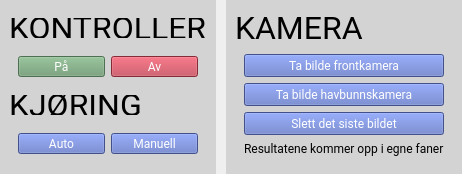
              <widget class="QFrame" name="frame_7">
               <property name="maximumSize">
                <size>
                 <width>16777215</width>
                 <height>200</height>
                </size>
               </property>
               <property name="font">
                <font>
                 <family>Roboto</family>
                 <pointsize>18</pointsize>
                </font>
               </property>
               <property name="autoFillBackground">
                <bool>false</bool>
               </property>
               <property name="styleSheet">
                <string notr="true">QPushButton{background-color: grey; color: white;} #container1 {background-color:  rgba(0, 0, 0, 30);} #container2 {background-color:  rgba(0, 0, 0, 30);}</string>
               </property>
               <property name="frameShape">
                <enum>QFrame::NoFrame</enum>
               </property>
               <layout class="QGridLayout" name="gridLayout_4" rowstretch="0" columnstretch="0,0">
                <property name="leftMargin">
                 <number>0</number>
                </property>
                <property name="topMargin">
                 <number>0</number>
                </property>
                <property name="rightMargin">
                 <number>0</number>
                </property>
                <property name="bottomMargin">
                 <number>0</number>
                </property>
                <property name="spacing">
                 <number>10</number>
                </property>
                <item row="0" column="1">
                 <widget class="QFrame" name="container2">
                  <property name="maximumSize">
                   <size>
                    <width>16777215</width>
                    <height>500</height>
                   </size>
                  </property>
                  <property name="font">
                   <font>
                    <family>Roboto</family>
                    <pointsize>18</pointsize>
                   </font>
                  </property>
                  <property name="autoFillBackground">
                   <bool>false</bool>
                  </property>
                  <property name="styleSheet">
                   <string notr="true">QPushButton{background-color: grey; color: white;}</string>
                  </property>
                  <property name="frameShape">
                   <enum>QFrame::NoFrame</enum>
                  </property>
                  <property name="frameShadow">
                   <enum>QFrame::Raised</enum>
                  </property>
                  <layout class="QVBoxLayout" name="verticalLayout_4">
                   <item>
                    <widget class="QLabel" name="kamera_6">
                     <property name="minimumSize">
                      <size>
                       <width>200</width>
                       <height>0</height>
                      </size>
                     </property>
                     <property name="maximumSize">
                      <size>
                       <width>200</width>
                       <height>30</height>
                      </size>
                     </property>
                     <property name="baseSize">
                      <size>
                       <width>200</width>
                       <height>0</height>
                      </size>
                     </property>
                     <property name="font">
                      <font>
                       <family>Roboto</family>
                       <pointsize>24</pointsize>
                      </font>
                     </property>
                     <property name="styleSheet">
                      <string notr="true">background-color: none;</string>
                     </property>
                     <property name="text">
                      <string>KAMERA</string>
                     </property>
                     <property name="textFormat">
                      <enum>Qt::RichText</enum>
                     </property>
                    </widget>
                   </item>
                   <item>
                    <widget class="QFrame" name="frame_13">
                     <property name="maximumSize">
                      <size>
                       <width>16777215</width>
                       <height>160</height>
                      </size>
                     </property>
                     <property name="styleSheet">
                      <string notr="true">QFrame{ background-color: none;}</string>
                     </property>
                     <property name="frameShape">
                      <enum>QFrame::NoFrame</enum>
                     </property>
                     <property name="frameShadow">
                      <enum>QFrame::Plain</enum>
                     </property>
                     <property name="lineWidth">
                      <number>0</number>
                     </property>
                     <layout class="QVBoxLayout" name="verticalLayout_6">
                      <item>
                       <widget class="QPushButton" name="btn_frontkamera_6">
                        <property name="font">
                         <font>
                          <family>Roboto</family>
                         </font>
                        </property>
                        <property name="styleSheet">
                         <string notr="true">background-color: rgb(92, 114, 194);</string>
                        </property>
                        <property name="text">
                         <string>Ta bilde frontkamera</string>
                        </property>
                       </widget>
                      </item>
                      <item>
                       <widget class="QPushButton" name="btn_havbunnskamera_6">
                        <property name="font">
                         <font>
                          <family>Roboto</family>
                         </font>
                        </property>
                        <property name="styleSheet">
                         <string notr="true">background-color: rgb(92, 114, 194);</string>
                        </property>
                        <property name="text">
                         <string>Ta bilde havbunnskamera</string>
                        </property>
                       </widget>
                      </item>
                      <item>
                       <widget class="QPushButton" name="btn_slettsistebilde_6">
                        <property name="font">
                         <font>
                          <family>Roboto</family>
                         </font>
                        </property>
                        <property name="styleSheet">
                         <string notr="true">background-color: rgb(92, 114, 194);</string>
                        </property>
                        <property name="text">
                         <string>Slett det siste bildet</string>
                        </property>
                       </widget>
                      </item>
                      <item>
                       <widget class="QLabel" name="label_22">
                        <property name="minimumSize">
                         <size>
                          <width>0</width>
                          <height>0</height>
                         </size>
                        </property>
                        <property name="maximumSize">
                         <size>
                          <width>16777215</width>
                          <height>20</height>
                         </size>
                        </property>
                        <property name="font">
                         <font>
                          <family>Roboto</family>
                         </font>
                        </property>
                        <property name="styleSheet">
                         <string notr="true">background-color: none;</string>
                        </property>
                        <property name="text">
                         <string>Resultatene kommer opp i egne faner</string>
                        </property>
                        <property name="textFormat">
                         <enum>Qt::PlainText</enum>
                        </property>
                       </widget>
                      </item>
                     </layout>
                    </widget>
                   </item>
                  </layout>
                 </widget>
                </item>
                <item row="0" column="0">
                 <widget class="QFrame" name="container1">
                  <property name="maximumSize">
                   <size>
                    <width>16777215</width>
                    <height>500</height>
                   </size>
                  </property>
                  <property name="font">
                   <font>
                    <family>Roboto</family>
                    <pointsize>18</pointsize>
                   </font>
                  </property>
                  <property name="styleSheet">
                   <string notr="true">QPushButton{background-color: grey; color: white;}</string>
                  </property>
                  <property name="frameShape">
                   <enum>QFrame::NoFrame</enum>
                  </property>
                  <property name="frameShadow">
                   <enum>QFrame::Raised</enum>
                  </property>
                  <property name="lineWidth">
                   <number>0</number>
                  </property>
                  <layout class="QGridLayout" name="_2">
                   <property name="bottomMargin">
                    <number>2</number>
                   </property>
                   <property name="spacing">
                    <number>0</number>
                   </property>
                   <item row="3" column="0">
                    <widget class="QLabel" name="kontroller_7">
                     <property name="maximumSize">
                      <size>
                       <width>1000</width>
                       <height>20</height>
                      </size>
                     </property>
                     <property name="font">
                      <font>
                       <family>Roboto</family>
                       <pointsize>24</pointsize>
                      </font>
                     </property>
                     <property name="styleSheet">
                      <string notr="true">background-color: none;</string>
                     </property>
                     <property name="text">
                      <string>KJØRING</string>
                     </property>
                     <property name="textFormat">
                      <enum>Qt::PlainText</enum>
                     </property>
                    </widget>
                   </item>
                   <item row="0" column="0">
                    <widget class="QLabel" name="kontroller_5">
                     <property name="maximumSize">
                      <size>
                       <width>1000</width>
                       <height>20</height>
                      </size>
                     </property>
                     <property name="font">
                      <font>
                       <family>Roboto</family>
                       <pointsize>24</pointsize>
                      </font>
                     </property>
                     <property name="autoFillBackground">
                      <bool>false</bool>
                     </property>
                     <property name="styleSheet">
                      <string notr="true">background-color: none;</string>
                     </property>
                     <property name="text">
                      <string>KONTROLLER</string>
                     </property>
                     <property name="textFormat">
                      <enum>Qt::PlainText</enum>
                     </property>
                    </widget>
                   </item>
                   <item row="1" column="0">
                    <widget class="QFrame" name="frame_14">
                     <property name="maximumSize">
                      <size>
                       <width>200</width>
                       <height>39</height>
                      </size>
                     </property>
                     <property name="frameShape">
                      <enum>QFrame::NoFrame</enum>
                     </property>
                     <property name="frameShadow">
                      <enum>QFrame::Raised</enum>
                     </property>
                     <layout class="QHBoxLayout" name="horizontalLayout_11">
                      <item>
                       <widget class="QPushButton" name="btn_paa_5">
                        <property name="maximumSize">
                         <size>
                          <width>16777215</width>
                          <height>16777215</height>
                         </size>
                        </property>
                        <property name="palette">
                         <palette>
                          <active>
                           <colorrole role="WindowText">
                            <brush brushstyle="SolidPattern">
                             <color alpha="255">
                              <red>255</red>
                              <green>255</green>
                              <blue>255</blue>
                             </color>
                            </brush>
                           </colorrole>
                           <colorrole role="Button">
                            <brush brushstyle="SolidPattern">
                             <color alpha="255">
                              <red>109</red>
                              <green>156</green>
                              <blue>113</blue>
                             </color>
                            </brush>
                           </colorrole>
                           <colorrole role="Text">
                            <brush brushstyle="SolidPattern">
                             <color alpha="255">
                              <red>255</red>
                              <green>255</green>
                              <blue>255</blue>
                             </color>
                            </brush>
                           </colorrole>
                           <colorrole role="ButtonText">
                            <brush brushstyle="SolidPattern">
                             <color alpha="255">
                              <red>255</red>
                              <green>255</green>
                              <blue>255</blue>
                             </color>
                            </brush>
                           </colorrole>
                           <colorrole role="Base">
                            <brush brushstyle="SolidPattern">
                             <color alpha="255">
                              <red>109</red>
                              <green>156</green>
                              <blue>113</blue>
                             </color>
                            </brush>
                           </colorrole>
                           <colorrole role="Window">
                            <brush brushstyle="SolidPattern">
                             <color alpha="255">
                              <red>109</red>
                              <green>156</green>
                              <blue>113</blue>
                             </color>
                            </brush>
                           </colorrole>
                          </active>
                          <inactive>
                           <colorrole role="WindowText">
                            <brush brushstyle="SolidPattern">
                             <color alpha="255">
                              <red>255</red>
                              <green>255</green>
                              <blue>255</blue>
                             </color>
                            </brush>
                           </colorrole>
                           <colorrole role="Button">
                            <brush brushstyle="SolidPattern">
                             <color alpha="255">
                              <red>109</red>
                              <green>156</green>
                              <blue>113</blue>
                             </color>
                            </brush>
                           </colorrole>
                           <colorrole role="Text">
                            <brush brushstyle="SolidPattern">
                             <color alpha="255">
                              <red>255</red>
                              <green>255</green>
                              <blue>255</blue>
                             </color>
                            </brush>
                           </colorrole>
                           <colorrole role="ButtonText">
                            <brush brushstyle="SolidPattern">
                             <color alpha="255">
                              <red>255</red>
                              <green>255</green>
                              <blue>255</blue>
                             </color>
                            </brush>
                           </colorrole>
                           <colorrole role="Base">
                            <brush brushstyle="SolidPattern">
                             <color alpha="255">
                              <red>109</red>
                              <green>156</green>
                              <blue>113</blue>
                             </color>
                            </brush>
                           </colorrole>
                           <colorrole role="Window">
                            <brush brushstyle="SolidPattern">
                             <color alpha="255">
                              <red>109</red>
                              <green>156</green>
                              <blue>113</blue>
                             </color>
                            </brush>
                           </colorrole>
                          </inactive>
                          <disabled>
                           <colorrole role="WindowText">
                            <brush brushstyle="SolidPattern">
                             <color alpha="255">
                              <red>255</red>
                              <green>255</green>
                              <blue>255</blue>
                             </color>
                            </brush>
                           </colorrole>
                           <colorrole role="Button">
                            <brush brushstyle="SolidPattern">
                             <color alpha="255">
                              <red>109</red>
                              <green>156</green>
                              <blue>113</blue>
                             </color>
                            </brush>
                           </colorrole>
                           <colorrole role="Text">
                            <brush brushstyle="SolidPattern">
                             <color alpha="255">
                              <red>255</red>
                              <green>255</green>
                              <blue>255</blue>
                             </color>
                            </brush>
                           </colorrole>
                           <colorrole role="ButtonText">
                            <brush brushstyle="SolidPattern">
                             <color alpha="255">
                              <red>255</red>
                              <green>255</green>
                              <blue>255</blue>
                             </color>
                            </brush>
                           </colorrole>
                           <colorrole role="Base">
                            <brush brushstyle="SolidPattern">
                             <color alpha="255">
                              <red>109</red>
                              <green>156</green>
                              <blue>113</blue>
                             </color>
                            </brush>
                           </colorrole>
                           <colorrole role="Window">
                            <brush brushstyle="SolidPattern">
                             <color alpha="255">
                              <red>109</red>
                              <green>156</green>
                              <blue>113</blue>
                             </color>
                            </brush>
                           </colorrole>
                          </disabled>
                         </palette>
                        </property>
                        <property name="font">
                         <font>
                          <family>Roboto</family>
                         </font>
                        </property>
                        <property name="autoFillBackground">
                         <bool>false</bool>
                        </property>
                        <property name="styleSheet">
                         <string notr="true">background-color: rgb(109, 156, 113)</string>
                        </property>
                        <property name="text">
                         <string>På</string>
                        </property>
                       </widget>
                      </item>
                      <item>
                       <widget class="QPushButton" name="btn_av_5">
                        <property name="maximumSize">
                         <size>
                          <width>16777215</width>
                          <height>16777215</height>
                         </size>
                        </property>
                        <property name="font">
                         <font>
                          <family>Roboto</family>
                         </font>
                        </property>
                        <property name="styleSheet">
                         <string notr="true">background-color:rgb(188, 60, 75)</string>
                        </property>
                        <property name="text">
                         <string>Av</string>
                        </property>
                       </widget>
                      </item>
                     </layout>
                    </widget>
                   </item>
                   <item row="4" column="0">
                    <widget class="QFrame" name="frame_15">
                     <property name="maximumSize">
                      <size>
                       <width>200</width>
                       <height>39</height>
                      </size>
                     </property>
                     <property name="frameShape">
                      <enum>QFrame::NoFrame</enum>
                     </property>
                     <property name="frameShadow">
                      <enum>QFrame::Raised</enum>
                     </property>
                     <layout class="QHBoxLayout" name="horizontalLayout_12">
                      <item>
                       <widget class="QPushButton" name="btn_auto_5">
                        <property name="maximumSize">
                         <size>
                          <width>16777215</width>
                          <height>16777215</height>
                         </size>
                        </property>
                        <property name="font">
                         <font>
                          <family>Roboto</family>
                         </font>
                        </property>
                        <property name="styleSheet">
                         <string notr="true">background-color: rgb(92, 114, 194);</string>
                        </property>
                        <property name="text">
                         <string>Auto</string>
                        </property>
                       </widget>
                      </item>
                      <item>
                       <widget class="QPushButton" name="btn_manuell_5">
                        <property name="maximumSize">
                         <size>
                          <width>16777215</width>
                          <height>16777215</height>
                         </size>
                        </property>
                        <property name="font">
                         <font>
                          <family>Roboto</family>
                         </font>
                        </property>
                        <property name="styleSheet">
                         <string notr="true">background-color: rgb(92, 114, 194);</string>
                        </property>
                        <property name="text">
                         <string>Manuell</string>
                        </property>
                       </widget>
                      </item>
                     </layout>
                    </widget>
                   </item>
                  </layout>
                 </widget>
                </item>
               </layout>
              </widget>
